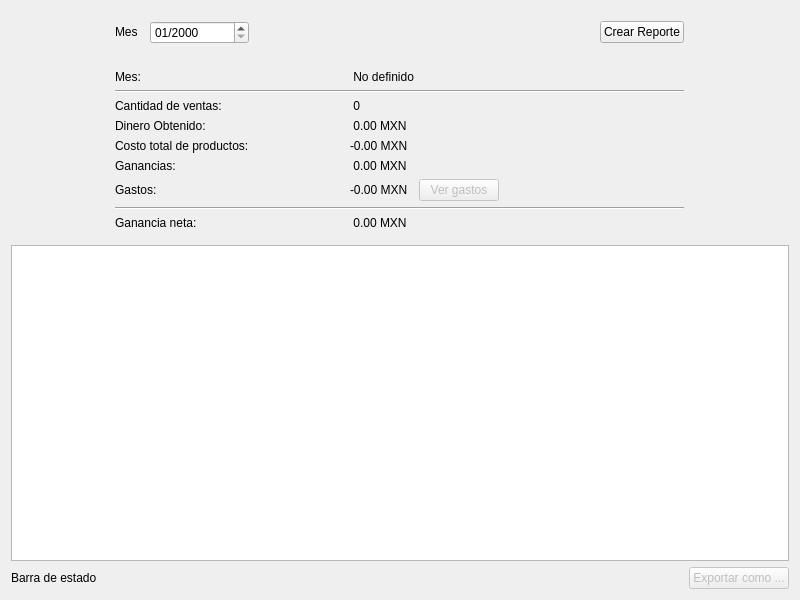
<?xml version="1.0" encoding="UTF-8"?>
<ui version="4.0">
 <class>Frame</class>
 <widget class="QFrame" name="Frame">
  <property name="geometry">
   <rect>
    <x>0</x>
    <y>0</y>
    <width>800</width>
    <height>600</height>
   </rect>
  </property>
  <property name="windowTitle">
   <string>Frame</string>
  </property>
  <layout class="QVBoxLayout" name="verticalLayout">
   <property name="topMargin">
    <number>0</number>
   </property>
   <item>
    <widget class="QFrame" name="main_content_frame">
     <property name="frameShape">
      <enum>QFrame::NoFrame</enum>
     </property>
     <property name="frameShadow">
      <enum>QFrame::Raised</enum>
     </property>
     <layout class="QVBoxLayout" name="verticalLayout_2">
      <property name="leftMargin">
       <number>0</number>
      </property>
      <property name="topMargin">
       <number>0</number>
      </property>
      <property name="rightMargin">
       <number>0</number>
      </property>
      <property name="bottomMargin">
       <number>0</number>
      </property>
      <item>
       <widget class="QFrame" name="frame_2">
        <property name="frameShape">
         <enum>QFrame::NoFrame</enum>
        </property>
        <property name="frameShadow">
         <enum>QFrame::Raised</enum>
        </property>
        <layout class="QHBoxLayout" name="horizontalLayout_2">
         <property name="leftMargin">
          <number>0</number>
         </property>
         <property name="topMargin">
          <number>0</number>
         </property>
         <property name="rightMargin">
          <number>0</number>
         </property>
         <property name="bottomMargin">
          <number>0</number>
         </property>
        </layout>
       </widget>
      </item>
      <item>
       <widget class="QFrame" name="tool_bar_frame">
        <property name="frameShape">
         <enum>QFrame::NoFrame</enum>
        </property>
        <property name="frameShadow">
         <enum>QFrame::Raised</enum>
        </property>
       </widget>
      </item>
      <item>
       <widget class="QFrame" name="frame_3">
        <property name="frameShape">
         <enum>QFrame::NoFrame</enum>
        </property>
        <property name="frameShadow">
         <enum>QFrame::Raised</enum>
        </property>
        <layout class="QGridLayout" name="gridLayout">
         <item row="0" column="0">
          <widget class="QFrame" name="frame_4">
           <property name="frameShape">
            <enum>QFrame::NoFrame</enum>
           </property>
           <property name="frameShadow">
            <enum>QFrame::Raised</enum>
           </property>
           <layout class="QHBoxLayout" name="horizontalLayout_3">
            <property name="spacing">
             <number>12</number>
            </property>
            <property name="leftMargin">
             <number>0</number>
            </property>
            <property name="topMargin">
             <number>0</number>
            </property>
            <property name="rightMargin">
             <number>0</number>
            </property>
            <property name="bottomMargin">
             <number>0</number>
            </property>
            <item>
             <widget class="QLabel" name="label">
              <property name="sizePolicy">
               <sizepolicy hsizetype="Maximum" vsizetype="Maximum">
                <horstretch>0</horstretch>
                <verstretch>0</verstretch>
               </sizepolicy>
              </property>
              <property name="text">
               <string>Mes</string>
              </property>
             </widget>
            </item>
            <item>
             <widget class="QDateEdit" name="month_date_edit">
              <property name="currentSection">
               <enum>QDateTimeEdit::MonthSection</enum>
              </property>
              <property name="displayFormat">
               <string>MM/yyyy</string>
              </property>
              <property name="calendarPopup">
               <bool>false</bool>
              </property>
             </widget>
            </item>
           </layout>
          </widget>
         </item>
         <item row="2" column="1">
          <widget class="QLabel" name="month_label">
           <property name="sizePolicy">
            <sizepolicy hsizetype="Maximum" vsizetype="Maximum">
             <horstretch>0</horstretch>
             <verstretch>0</verstretch>
            </sizepolicy>
           </property>
           <property name="text">
            <string> No definido</string>
           </property>
          </widget>
         </item>
         <item row="6" column="0">
          <widget class="QLabel" name="label_7">
           <property name="sizePolicy">
            <sizepolicy hsizetype="Maximum" vsizetype="Maximum">
             <horstretch>0</horstretch>
             <verstretch>0</verstretch>
            </sizepolicy>
           </property>
           <property name="text">
            <string>Costo total de productos:</string>
           </property>
          </widget>
         </item>
         <item row="1" column="0">
          <widget class="QLabel" name="empty_label">
           <property name="sizePolicy">
            <sizepolicy hsizetype="Maximum" vsizetype="Maximum">
             <horstretch>0</horstretch>
             <verstretch>0</verstretch>
            </sizepolicy>
           </property>
           <property name="text">
            <string/>
           </property>
          </widget>
         </item>
         <item row="6" column="1">
          <widget class="QLabel" name="total_cost_label">
           <property name="sizePolicy">
            <sizepolicy hsizetype="Maximum" vsizetype="Maximum">
             <horstretch>0</horstretch>
             <verstretch>0</verstretch>
            </sizepolicy>
           </property>
           <property name="text">
            <string>-0.00 MXN</string>
           </property>
          </widget>
         </item>
         <item row="4" column="0">
          <widget class="QLabel" name="label_2">
           <property name="sizePolicy">
            <sizepolicy hsizetype="Maximum" vsizetype="Maximum">
             <horstretch>0</horstretch>
             <verstretch>0</verstretch>
            </sizepolicy>
           </property>
           <property name="text">
            <string>Cantidad de ventas:</string>
           </property>
          </widget>
         </item>
         <item row="8" column="0">
          <widget class="QLabel" name="label_8">
           <property name="sizePolicy">
            <sizepolicy hsizetype="Maximum" vsizetype="Maximum">
             <horstretch>0</horstretch>
             <verstretch>0</verstretch>
            </sizepolicy>
           </property>
           <property name="text">
            <string>Gastos:</string>
           </property>
          </widget>
         </item>
         <item row="5" column="1">
          <widget class="QLabel" name="payment_money_label">
           <property name="sizePolicy">
            <sizepolicy hsizetype="Maximum" vsizetype="Maximum">
             <horstretch>0</horstretch>
             <verstretch>0</verstretch>
            </sizepolicy>
           </property>
           <property name="text">
            <string> 0.00 MXN</string>
           </property>
          </widget>
         </item>
         <item row="4" column="1">
          <widget class="QLabel" name="sale_quantity_label">
           <property name="sizePolicy">
            <sizepolicy hsizetype="Maximum" vsizetype="Maximum">
             <horstretch>0</horstretch>
             <verstretch>0</verstretch>
            </sizepolicy>
           </property>
           <property name="text">
            <string> 0</string>
           </property>
          </widget>
         </item>
         <item row="5" column="0">
          <widget class="QLabel" name="label_4">
           <property name="sizePolicy">
            <sizepolicy hsizetype="Maximum" vsizetype="Maximum">
             <horstretch>0</horstretch>
             <verstretch>0</verstretch>
            </sizepolicy>
           </property>
           <property name="text">
            <string>Dinero Obtenido:</string>
           </property>
          </widget>
         </item>
         <item row="7" column="0">
          <widget class="QLabel" name="label_6">
           <property name="sizePolicy">
            <sizepolicy hsizetype="Maximum" vsizetype="Maximum">
             <horstretch>0</horstretch>
             <verstretch>0</verstretch>
            </sizepolicy>
           </property>
           <property name="text">
            <string>Ganancias:</string>
           </property>
          </widget>
         </item>
         <item row="7" column="1">
          <widget class="QLabel" name="profit_money_label">
           <property name="sizePolicy">
            <sizepolicy hsizetype="Maximum" vsizetype="Maximum">
             <horstretch>0</horstretch>
             <verstretch>0</verstretch>
            </sizepolicy>
           </property>
           <property name="text">
            <string> 0.00 MXN</string>
           </property>
          </widget>
         </item>
         <item row="2" column="0">
          <widget class="QLabel" name="label_3">
           <property name="sizePolicy">
            <sizepolicy hsizetype="Maximum" vsizetype="Maximum">
             <horstretch>0</horstretch>
             <verstretch>0</verstretch>
            </sizepolicy>
           </property>
           <property name="text">
            <string>Mes:</string>
           </property>
          </widget>
         </item>
         <item row="11" column="0">
          <widget class="QLabel" name="label_9">
           <property name="text">
            <string>Ganancia neta:</string>
           </property>
          </widget>
         </item>
         <item row="11" column="1">
          <widget class="QLabel" name="net_profit_label">
           <property name="text">
            <string> 0.00 MXN</string>
           </property>
          </widget>
         </item>
         <item row="8" column="1">
          <widget class="QFrame" name="frame_5">
           <property name="cursor">
            <cursorShape>PointingHandCursor</cursorShape>
           </property>
           <property name="frameShape">
            <enum>QFrame::NoFrame</enum>
           </property>
           <property name="frameShadow">
            <enum>QFrame::Raised</enum>
           </property>
           <layout class="QHBoxLayout" name="horizontalLayout_4">
            <property name="spacing">
             <number>11</number>
            </property>
            <property name="leftMargin">
             <number>0</number>
            </property>
            <property name="topMargin">
             <number>0</number>
            </property>
            <property name="rightMargin">
             <number>0</number>
            </property>
            <property name="bottomMargin">
             <number>0</number>
            </property>
            <item>
             <widget class="QLabel" name="expense_money_label">
              <property name="text">
               <string>-0.00 MXN</string>
              </property>
             </widget>
            </item>
            <item>
             <widget class="QPushButton" name="expenses_button">
              <property name="enabled">
               <bool>false</bool>
              </property>
              <property name="sizePolicy">
               <sizepolicy hsizetype="Maximum" vsizetype="Maximum">
                <horstretch>0</horstretch>
                <verstretch>0</verstretch>
               </sizepolicy>
              </property>
              <property name="text">
               <string>Ver gastos</string>
              </property>
             </widget>
            </item>
           </layout>
          </widget>
         </item>
         <item row="0" column="2">
          <widget class="QPushButton" name="create_report_button">
           <property name="sizePolicy">
            <sizepolicy hsizetype="Maximum" vsizetype="Maximum">
             <horstretch>0</horstretch>
             <verstretch>0</verstretch>
            </sizepolicy>
           </property>
           <property name="cursor">
            <cursorShape>PointingHandCursor</cursorShape>
           </property>
           <property name="text">
            <string>Crear Reporte</string>
           </property>
          </widget>
         </item>
         <item row="3" column="0" colspan="3">
          <widget class="Line" name="line">
           <property name="orientation">
            <enum>Qt::Horizontal</enum>
           </property>
          </widget>
         </item>
         <item row="10" column="0" colspan="3">
          <widget class="Line" name="line_2">
           <property name="orientation">
            <enum>Qt::Horizontal</enum>
           </property>
          </widget>
         </item>
        </layout>
       </widget>
      </item>
      <item>
       <widget class="QTableWidget" name="sale_group_table"/>
      </item>
     </layout>
    </widget>
   </item>
   <item>
    <widget class="QFrame" name="frame">
     <property name="frameShape">
      <enum>QFrame::NoFrame</enum>
     </property>
     <property name="frameShadow">
      <enum>QFrame::Raised</enum>
     </property>
     <layout class="QHBoxLayout" name="horizontalLayout">
      <property name="leftMargin">
       <number>0</number>
      </property>
      <property name="topMargin">
       <number>0</number>
      </property>
      <property name="rightMargin">
       <number>0</number>
      </property>
      <property name="bottomMargin">
       <number>0</number>
      </property>
      <item>
       <widget class="QLabel" name="state_bar_label">
        <property name="text">
         <string>Barra de estado</string>
        </property>
       </widget>
      </item>
      <item>
       <spacer name="horizontalSpacer_2">
        <property name="orientation">
         <enum>Qt::Horizontal</enum>
        </property>
        <property name="sizeHint" stdset="0">
         <size>
          <width>40</width>
          <height>20</height>
         </size>
        </property>
       </spacer>
      </item>
      <item>
       <widget class="QPushButton" name="export_as_button">
        <property name="enabled">
         <bool>false</bool>
        </property>
        <property name="sizePolicy">
         <sizepolicy hsizetype="Maximum" vsizetype="Fixed">
          <horstretch>0</horstretch>
          <verstretch>0</verstretch>
         </sizepolicy>
        </property>
        <property name="cursor">
         <cursorShape>PointingHandCursor</cursorShape>
        </property>
        <property name="text">
         <string>Exportar como ...</string>
        </property>
       </widget>
      </item>
     </layout>
    </widget>
   </item>
  </layout>
 </widget>
 <resources/>
 <connections/>
</ui>
